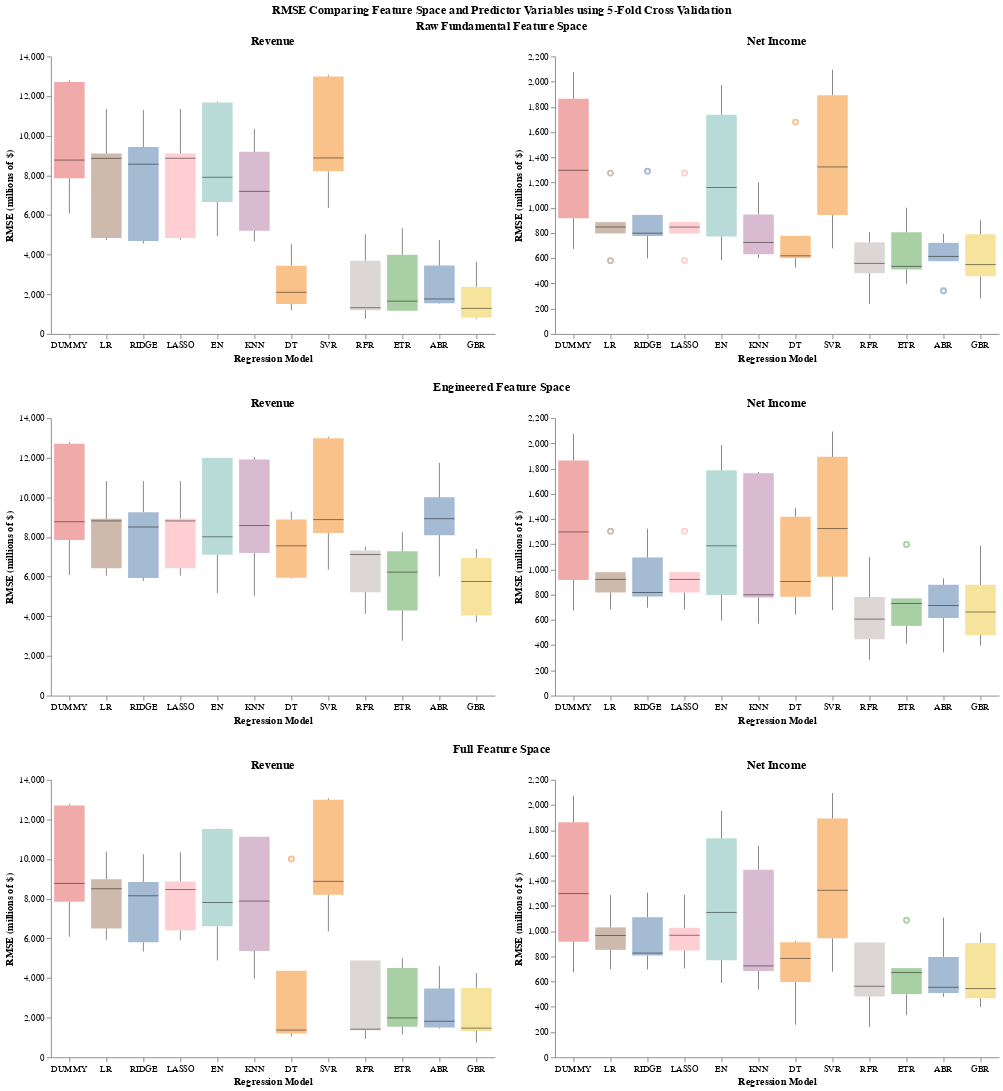

Notebook code cell kept with this figure:
### Code cell
(full_chart & full_chart2 & full_chart3).configure_view(stroke=None).properties(
    title=alt.TitleParams('RMSE Comparing Feature Space and Predictor Variables using 5-Fold Cross Validation', anchor='middle'))

### Figure 1 — Vega-Lite specification as saved in the notebook (floating-point values rounded to 4 significant figures)
{"config": {"view": {"continuousWidth": 300, "continuousHeight": 300, "stroke": null}}, "vconcat": [{"hconcat": [{"data": {"name": "data-058aacd56957f7f7fa47760f195e2d9f"}, "mark": {"type": "boxplot", "median": {"color": "black", "strokeWidth": 3}, "opacity": 0.5, "size": 33}, "encoding": {"color": {"field": "model", "legend": null, "type": "nominal"}, "x": {"axis": {"grid": false, "labelAngle": 0}, "field": "model", "sort": ["DUMMY", "LR", "RIDGE", "LASSO", "EN", "KNN", "DT", "SVR", "RFR", "ETR", "ABR", "GBR"], "title": "Regression Model", "type": "nominal"}, "y": {"axis": {"grid": false}, "field": "rmse", "title": "RMSE (millions of $)", "type": "quantitative"}}, "height": 300, "title": "Revenue", "width": 480}, {"data": {"name": "data-07a6fbe5e7ba0dab4464ea7888219fd8"}, "mark": {"type": "boxplot", "median": {"color": "black", "strokeWidth": 3}, "opacity": 0.5, "size": 33}, "encoding": {"color": {"field": "model", "legend": null, "type": "nominal"}, "x": {"axis": {"grid": false, "labelAngle": 0}, "field": "model", "sort": ["DUMMY", "LR", "RIDGE", "LASSO", "EN", "KNN", "DT", "SVR", "RFR", "ETR", "ABR", "GBR"], "title": "Regression Model", "type": "nominal"}, "y": {"axis": {"grid": false}, "field": "rmse", "title": "RMSE (millions of $)", "type": "quantitative"}}, "height": 300, "title": "Net Income", "width": 480}], "title": {"text": "Raw Fundamental Feature Space", "anchor": "middle"}}, {"hconcat": [{"data": {"name": "data-a80ce0731881226734e6838cf60f6956"}, "mark": {"type": "boxplot", "median": {"color": "black", "strokeWidth": 3}, "opacity": 0.5, "size": 33}, "encoding": {"color": {"field": "model", "legend": null, "type": "nominal"}, "x": {"axis": {"grid": false, "labelAngle": 0}, "field": "model", "sort": ["DUMMY", "LR", "RIDGE", "LASSO", "EN", "KNN", "DT", "SVR", "RFR", "ETR", "ABR", "GBR"], "title": "Regression Model", "type": "nominal"}, "y": {"axis": {"grid": false}, "field": "rmse", "title": "RMSE (millions of $)", "type": "quantitative"}}, "height": 300, "title": "Revenue", "width": 480}, {"data": {"name": "data-d980e75844783917e7d126bae1155288"}, "mark": {"type": "boxplot", "median": {"color": "black", "strokeWidth": 3}, "opacity": 0.5, "size": 33}, "encoding": {"color": {"field": "model", "legend": null, "type": "nominal"}, "x": {"axis": {"grid": false, "labelAngle": 0}, "field": "model", "sort": ["DUMMY", "LR", "RIDGE", "LASSO", "EN", "KNN", "DT", "SVR", "RFR", "ETR", "ABR", "GBR"], "title": "Regression Model", "type": "nominal"}, "y": {"axis": {"grid": false}, "field": "rmse", "title": "RMSE (millions of $)", "type": "quantitative"}}, "height": 300, "title": "Net Income", "width": 480}], "title": {"text": "Engineered Feature Space", "anchor": "middle"}}, {"hconcat": [{"data": {"name": "data-f2dc8469ef8fd3deb33f39e7c5252261"}, "mark": {"type": "boxplot", "median": {"color": "black", "strokeWidth": 3}, "opacity": 0.5, "size": 33}, "encoding": {"color": {"field": "model", "legend": null, "type": "nominal"}, "x": {"axis": {"grid": false, "labelAngle": 0}, "field": "model", "sort": ["DUMMY", "LR", "RIDGE", "LASSO", "EN", "KNN", "DT", "SVR", "RFR", "ETR", "ABR", "GBR"], "title": "Regression Model", "type": "nominal"}, "y": {"axis": {"grid": false}, "field": "rmse", "title": "RMSE (millions of $)", "type": "quantitative"}}, "height": 300, "title": "Revenue", "width": 480}, {"data": {"name": "data-0370dd9ff87c2592e8acb23bbfdea3dd"}, "mark": {"type": "boxplot", "median": {"color": "black", "strokeWidth": 3}, "opacity": 0.5, "size": 33}, "encoding": {"color": {"field": "model", "legend": null, "type": "nominal"}, "x": {"axis": {"grid": false, "labelAngle": 0}, "field": "model", "sort": ["DUMMY", "LR", "RIDGE", "LASSO", "EN", "KNN", "DT", "SVR", "RFR", "ETR", "ABR", "GBR"], "title": "Regression Model", "type": "nominal"}, "y": {"axis": {"grid": false}, "field": "rmse", "title": "RMSE (millions of $)", "type": "quantitative"}}, "height": 300, "title": "Net Income", "width": 480}], "title": {"text": "Full Feature Space", "anchor": "middle"}}], "title": {"text": "RMSE Comparing Feature Space and Predictor Variables using 5-Fold Cross Validation", "anchor": "middle"}, "$schema": "https://vega.github.io/schema/vega-lite/v5.20.1.json", "datasets": {"data-058aacd56957f7f7fa47760f195e2d9f": [{"model": "DUMMY", "rmse": 12790.0}, {"model": "DUMMY", "rmse": 6077.0}, {"model": "DUMMY", "rmse": 7852.0}, {"model": "DUMMY", "rmse": 12710.0}, {"model": "DUMMY", "rmse": 8771.0}, {"model": "LR", "rmse": 11360.0}, {"model": "LR", "rmse": 4844.0}, {"model": "LR", "rmse": 4746.0}, {"model": "LR", "rmse": 9100.0}, {"model": "LR", "rmse": 8859.0}, {"model": "RIDGE", "rmse": 11310.0}, {"model": "RIDGE", "rmse": 4562.0}, {"model": "RIDGE", "rmse": 4692.0}, {"model": "RIDGE", "rmse": 9425.0}, {"model": "RIDGE", "rmse": 8564.0}, {"model": "LASSO", "rmse": 11350.0}, {"model": "LASSO", "rmse": 4841.0}, {"model": "LASSO", "rmse": 4749.0}, {"model": "LASSO", "rmse": 9100.0}, {"model": "LASSO", "rmse": 8863.0}, {"model": "EN", "rmse": 11730.0}, {"model": "EN", "rmse": 4931.0}, {"model": "EN", "rmse": 6660.0}, {"model": "EN", "rmse": 11670.0}, {"model": "EN", "rmse": 7905.0}, {"model": "KNN", "rmse": 10340.0}, {"model": "KNN", "rmse": 4667.0}, {"model": "KNN", "rmse": 5203.0}, {"model": "KNN", "rmse": 9185.0}, {"model": "KNN", "rmse": 7193.0}, {"model": "DT", "rmse": 3443.0}, {"model": "DT", "rmse": 2100.0}, {"model": "DT", "rmse": 1515.0}, {"model": "DT", "rmse": 4523.0}, {"model": "DT", "rmse": 1193.0}, {"model": "SVR", "rmse": 13060.0}, {"model": "SVR", "rmse": 6350.0}, {"model": "SVR", "rmse": 8203.0}, {"model": "SVR", "rmse": 12990.0}, {"model": "SVR", "rmse": 8877.0}, {"model": "RFR", "rmse": 5035.0}, {"model": "RFR", "rmse": 765.2}, {"model": "RFR", "rmse": 1198.0}, {"model": "RFR", "rmse": 3695.0}, {"model": "RFR", "rmse": 1321.0}, {"model": "ETR", "rmse": 5329.0}, {"model": "ETR", "rmse": 1655.0}, {"model": "ETR", "rmse": 1156.0}, {"model": "ETR", "rmse": 3990.0}, {"model": "ETR", "rmse": 1174.0}, {"model": "ABR", "rmse": 3447.0}, {"model": "ABR", "rmse": 1525.0}, {"model": "ABR", "rmse": 1543.0}, {"model": "ABR", "rmse": 4739.0}, {"model": "ABR", "rmse": 1764.0}, {"model": "GBR", "rmse": 3637.0}, {"model": "GBR", "rmse": 765.7}, {"model": "GBR", "rmse": 823.8}, {"model": "GBR", "rmse": 2372.0}, {"model": "GBR", "rmse": 1290.0}], "data-07a6fbe5e7ba0dab4464ea7888219fd8": [{"model": "DUMMY", "rmse": 916.4}, {"model": "DUMMY", "rmse": 1297.0}, {"model": "DUMMY", "rmse": 1864.0}, {"model": "DUMMY", "rmse": 2075.0}, {"model": "DUMMY", "rmse": 674.0}, {"model": "LR", "rmse": 796.8}, {"model": "LR", "rmse": 581.0}, {"model": "LR", "rmse": 847.8}, {"model": "LR", "rmse": 1275.0}, {"model": "LR", "rmse": 886.1}, {"model": "RIDGE", "rmse": 776.5}, {"model": "RIDGE", "rmse": 598.9}, {"model": "RIDGE", "rmse": 943.7}, {"model": "RIDGE", "rmse": 1289.0}, {"model": "RIDGE", "rmse": 798.8}, {"model": "LASSO", "rmse": 796.1}, {"model": "LASSO", "rmse": 582.6}, {"model": "LASSO", "rmse": 847.1}, {"model": "LASSO", "rmse": 1276.0}, {"model": "LASSO", "rmse": 887.0}, {"model": "EN", "rmse": 772.6}, {"model": "EN", "rmse": 1160.0}, {"model": "EN", "rmse": 1737.0}, {"model": "EN", "rmse": 1973.0}, {"model": "EN", "rmse": 585.9}, {"model": "KNN", "rmse": 631.4}, {"model": "KNN", "rmse": 601.7}, {"model": "KNN", "rmse": 947.3}, {"model": "KNN", "rmse": 1201.0}, {"model": "KNN", "rmse": 724.5}, {"model": "DT", "rmse": 619.4}, {"model": "DT", "rmse": 600.9}, {"model": "DT", "rmse": 1679.0}, {"model": "DT", "rmse": 777.5}, {"model": "DT", "rmse": 526.0}, {"model": "SVR", "rmse": 943.0}, {"model": "SVR", "rmse": 1324.0}, {"model": "SVR", "rmse": 1893.0}, {"model": "SVR", "rmse": 2094.0}, {"model": "SVR", "rmse": 677.7}, {"model": "RFR", "rmse": 482.1}, {"model": "RFR", "rmse": 239.2}, {"model": "RFR", "rmse": 725.9}, {"model": "RFR", "rmse": 808.0}, {"model": "RFR", "rmse": 559.4}, {"model": "ETR", "rmse": 511.1}, {"model": "ETR", "rmse": 397.5}, {"model": "ETR", "rmse": 805.8}, {"model": "ETR", "rmse": 1001.0}, {"model": "ETR", "rmse": 535.8}, {"model": "ABR", "rmse": 576.7}, {"model": "ABR", "rmse": 342.1}, {"model": "ABR", "rmse": 614.7}, {"model": "ABR", "rmse": 721.9}, {"model": "ABR", "rmse": 794.5}, {"model": "GBR", "rmse": 549.7}, {"model": "GBR", "rmse": 281.1}, {"model": "GBR", "rmse": 900.4}, {"model": "GBR", "rmse": 790.5}, {"model": "GBR", "rmse": 456.7}], "data-a80ce0731881226734e6838cf60f6956": [{"model": "DUMMY", "rmse": 12790.0}, {"model": "DUMMY", "rmse": 6077.0}, {"model": "DUMMY", "rmse": 7852.0}, {"model": "DUMMY", "rmse": 12710.0}, {"model": "DUMMY", "rmse": 8771.0}, {"model": "LR", "rmse": 10820.0}, {"model": "LR", "rmse": 6427.0}, {"model": "LR", "rmse": 6047.0}, {"model": "LR", "rmse": 8812.0}, {"model": "LR", "rmse": 8917.0}, {"model": "RIDGE", "rmse": 10820.0}, {"model": "RIDGE", "rmse": 5937.0}, {"model": "RIDGE", "rmse": 5785.0}, {"model": "RIDGE", "rmse": 9256.0}, {"model": "RIDGE", "rmse": 8506.0}, {"model": "LASSO", "rmse": 10820.0}, {"model": "LASSO", "rmse": 6427.0}, {"model": "LASSO", "rmse": 6047.0}, {"model": "LASSO", "rmse": 8812.0}, {"model": "LASSO", "rmse": 8917.0}, {"model": "EN", "rmse": 11990.0}, {"model": "EN", "rmse": 5165.0}, {"model": "EN", "rmse": 7101.0}, {"model": "EN", "rmse": 11990.0}, {"model": "EN", "rmse": 8011.0}, {"model": "KNN", "rmse": 12040.0}, {"model": "KNN", "rmse": 5032.0}, {"model": "KNN", "rmse": 7199.0}, {"model": "KNN", "rmse": 11910.0}, {"model": "KNN", "rmse": 8581.0}, {"model": "DT", "rmse": 5948.0}, {"model": "DT", "rmse": 9291.0}, {"model": "DT", "rmse": 5904.0}, {"model": "DT", "rmse": 7554.0}, {"model": "DT", "rmse": 8882.0}, {"model": "SVR", "rmse": 13060.0}, {"model": "SVR", "rmse": 6350.0}, {"model": "SVR", "rmse": 8203.0}, {"model": "SVR", "rmse": 12990.0}, {"model": "SVR", "rmse": 8877.0}, {"model": "RFR", "rmse": 7118.0}, {"model": "RFR", "rmse": 7321.0}, {"model": "RFR", "rmse": 4121.0}, {"model": "RFR", "rmse": 7517.0}, {"model": "RFR", "rmse": 5218.0}, {"model": "ETR", "rmse": 8248.0}, {"model": "ETR", "rmse": 4297.0}, {"model": "ETR", "rmse": 2769.0}, {"model": "ETR", "rmse": 7280.0}, {"model": "ETR", "rmse": 6230.0}, {"model": "ABR", "rmse": 8092.0}, {"model": "ABR", "rmse": 10000.0}, {"model": "ABR", "rmse": 6012.0}, {"model": "ABR", "rmse": 11740.0}, {"model": "ABR", "rmse": 8925.0}, {"model": "GBR", "rmse": 5756.0}, {"model": "GBR", "rmse": 6946.0}, {"model": "GBR", "rmse": 4043.0}, {"model": "GBR", "rmse": 7406.0}, {"model": "GBR", "rmse": 3697.0}], "data-d980e75844783917e7d126bae1155288": [{"model": "DUMMY", "rmse": 916.4}, {"model": "DUMMY", "rmse": 1297.0}, {"model": "DUMMY", "rmse": 1864.0}, {"model": "DUMMY", "rmse": 2075.0}, {"model": "DUMMY", "rmse": 674.0}, {"model": "LR", "rmse": 817.5}, {"model": "LR", "rmse": 683.0}, {"model": "LR", "rmse": 978.5}, {"model": "LR", "rmse": 1303.0}, {"model": "LR", "rmse": 921.1}, {"model": "RIDGE", "rmse": 786.5}, {"model": "RIDGE", "rmse": 697.2}, {"model": "RIDGE", "rmse": 1094.0}, {"model": "RIDGE", "rmse": 1323.0}, {"model": "RIDGE", "rmse": 817.7}, {"model": "LASSO", "rmse": 817.5}, {"model": "LASSO", "rmse": 683.0}, {"model": "LASSO", "rmse": 978.5}, {"model": "LASSO", "rmse": 1303.0}, {"model": "LASSO", "rmse": 921.1}, {"model": "EN", "rmse": 798.5}, {"model": "EN", "rmse": 1188.0}, {"model": "EN", "rmse": 1787.0}, {"model": "EN", "rmse": 1987.0}, {"model": "EN", "rmse": 595.2}, {"model": "KNN", "rmse": 799.3}, {"model": "KNN", "rmse": 778.6}, {"model": "KNN", "rmse": 1763.0}, {"model": "KNN", "rmse": 1772.0}, {"model": "KNN", "rmse": 571.3}, {"model": "DT", "rmse": 641.5}, {"model": "DT", "rmse": 784.2}, {"model": "DT", "rmse": 904.7}, {"model": "DT", "rmse": 1487.0}, {"model": "DT", "rmse": 1418.0}, {"model": "SVR", "rmse": 943.0}, {"model": "SVR", "rmse": 1324.0}, {"model": "SVR", "rmse": 1893.0}, {"model": "SVR", "rmse": 2094.0}, {"model": "SVR", "rmse": 677.7}, {"model": "RFR", "rmse": 606.3}, {"model": "RFR", "rmse": 285.6}, {"model": "RFR", "rmse": 780.8}, {"model": "RFR", "rmse": 1100.0}, {"model": "RFR", "rmse": 447.3}, {"model": "ETR", "rmse": 552.7}, {"model": "ETR", "rmse": 413.2}, {"model": "ETR", "rmse": 729.9}, {"model": "ETR", "rmse": 1199.0}, {"model": "ETR", "rmse": 770.7}, {"model": "ABR", "rmse": 714.0}, {"model": "ABR", "rmse": 615.3}, {"model": "ABR", "rmse": 878.3}, {"model": "ABR", "rmse": 929.6}, {"model": "ABR", "rmse": 342.2}, {"model": "GBR", "rmse": 662.9}, {"model": "GBR", "rmse": 395.5}, {"model": "GBR", "rmse": 878.4}, {"model": "GBR", "rmse": 1189.0}, {"model": "GBR", "rmse": 479.0}], "data-f2dc8469ef8fd3deb33f39e7c5252261": [{"model": "DUMMY", "rmse": 12790.0}, {"model": "DUMMY", "rmse": 6077.0}, {"model": "DUMMY", "rmse": 7852.0}, {"model": "DUMMY", "rmse": 12710.0}, {"model": "DUMMY", "rmse": 8771.0}, {"model": "LR", "rmse": 10380.0}, {"model": "LR", "rmse": 5934.0}, {"model": "LR", "rmse": 6499.0}, {"model": "LR", "rmse": 8502.0}, {"model": "LR", "rmse": 8986.0}, {"model": "RIDGE", "rmse": 10240.0}, {"model": "RIDGE", "rmse": 5336.0}, {"model": "RIDGE", "rmse": 5801.0}, {"model": "RIDGE", "rmse": 8847.0}, {"model": "RIDGE", "rmse": 8147.0}, {"model": "LASSO", "rmse": 10350.0}, {"model": "LASSO", "rmse": 5892.0}, {"model": "LASSO", "rmse": 6410.0}, {"model": "LASSO", "rmse": 8467.0}, {"model": "LASSO", "rmse": 8874.0}, {"model": "EN", "rmse": 11550.0}, {"model": "EN", "rmse": 4883.0}, {"model": "EN", "rmse": 6604.0}, {"model": "EN", "rmse": 11520.0}, {"model": "EN", "rmse": 7806.0}, {"model": "KNN", "rmse": 11130.0}, {"model": "KNN", "rmse": 3962.0}, {"model": "KNN", "rmse": 5362.0}, {"model": "KNN", "rmse": 11130.0}, {"model": "KNN", "rmse": 7880.0}, {"model": "DT", "rmse": 4364.0}, {"model": "DT", "rmse": 1202.0}, {"model": "DT", "rmse": 1048.0}, {"model": "DT", "rmse": 10000.0}, {"model": "DT", "rmse": 1373.0}, {"model": "SVR", "rmse": 13060.0}, {"model": "SVR", "rmse": 6350.0}, {"model": "SVR", "rmse": 8203.0}, {"model": "SVR", "rmse": 12990.0}, {"model": "SVR", "rmse": 8877.0}, {"model": "RFR", "rmse": 4877.0}, {"model": "RFR", "rmse": 931.5}, {"model": "RFR", "rmse": 1361.0}, {"model": "RFR", "rmse": 4879.0}, {"model": "RFR", "rmse": 1418.0}, {"model": "ETR", "rmse": 4999.0}, {"model": "ETR", "rmse": 1987.0}, {"model": "ETR", "rmse": 1539.0}, {"model": "ETR", "rmse": 4503.0}, {"model": "ETR", "rmse": 1150.0}, {"model": "ABR", "rmse": 3464.0}, {"model": "ABR", "rmse": 1441.0}, {"model": "ABR", "rmse": 1497.0}, {"model": "ABR", "rmse": 4616.0}, {"model": "ABR", "rmse": 1819.0}, {"model": "GBR", "rmse": 3501.0}, {"model": "GBR", "rmse": 730.4}, {"model": "GBR", "rmse": 1470.0}, {"model": "GBR", "rmse": 4255.0}, {"model": "GBR", "rmse": 1329.0}], "data-0370dd9ff87c2592e8acb23bbfdea3dd": [{"model": "DUMMY", "rmse": 916.4}, {"model": "DUMMY", "rmse": 1297.0}, {"model": "DUMMY", "rmse": 1864.0}, {"model": "DUMMY", "rmse": 2075.0}, {"model": "DUMMY", "rmse": 674.0}, {"model": "LR", "rmse": 851.7}, {"model": "LR", "rmse": 697.1}, {"model": "LR", "rmse": 1030.0}, {"model": "LR", "rmse": 1286.0}, {"model": "LR", "rmse": 965.2}, {"model": "RIDGE", "rmse": 806.9}, {"model": "RIDGE", "rmse": 696.1}, {"model": "RIDGE", "rmse": 1110.0}, {"model": "RIDGE", "rmse": 1305.0}, {"model": "RIDGE", "rmse": 826.0}, {"model": "LASSO", "rmse": 846.7}, {"model": "LASSO", "rmse": 703.8}, {"model": "LASSO", "rmse": 1026.0}, {"model": "LASSO", "rmse": 1287.0}, {"model": "LASSO", "rmse": 967.3}, {"model": "EN", "rmse": 769.3}, {"model": "EN", "rmse": 1148.0}, {"model": "EN", "rmse": 1737.0}, {"model": "EN", "rmse": 1953.0}, {"model": "EN", "rmse": 589.3}, {"model": "KNN", "rmse": 683.5}, {"model": "KNN", "rmse": 724.7}, {"model": "KNN", "rmse": 1487.0}, {"model": "KNN", "rmse": 1677.0}, {"model": "KNN", "rmse": 537.9}, {"model": "DT", "rmse": 596.1}, {"model": "DT", "rmse": 912.2}, {"model": "DT", "rmse": 920.6}, {"model": "DT", "rmse": 784.1}, {"model": "DT", "rmse": 258.0}, {"model": "SVR", "rmse": 943.0}, {"model": "SVR", "rmse": 1324.0}, {"model": "SVR", "rmse": 1893.0}, {"model": "SVR", "rmse": 2094.0}, {"model": "SVR", "rmse": 677.7}, {"model": "RFR", "rmse": 481.9}, {"model": "RFR", "rmse": 239.7}, {"model": "RFR", "rmse": 911.4}, {"model": "RFR", "rmse": 909.4}, {"model": "RFR", "rmse": 563.2}, {"model": "ETR", "rmse": 500.5}, {"model": "ETR", "rmse": 333.3}, {"model": "ETR", "rmse": 707.0}, {"model": "ETR", "rmse": 1086.0}, {"model": "ETR", "rmse": 671.9}, {"model": "ABR", "rmse": 555.0}, {"model": "ABR", "rmse": 480.2}, {"model": "ABR", "rmse": 1107.0}, {"model": "ABR", "rmse": 794.6}, {"model": "ABR", "rmse": 508.6}, {"model": "GBR", "rmse": 544.5}, {"model": "GBR", "rmse": 398.5}, {"model": "GBR", "rmse": 988.0}, {"model": "GBR", "rmse": 906.7}, {"model": "GBR", "rmse": 467.2}]}}
